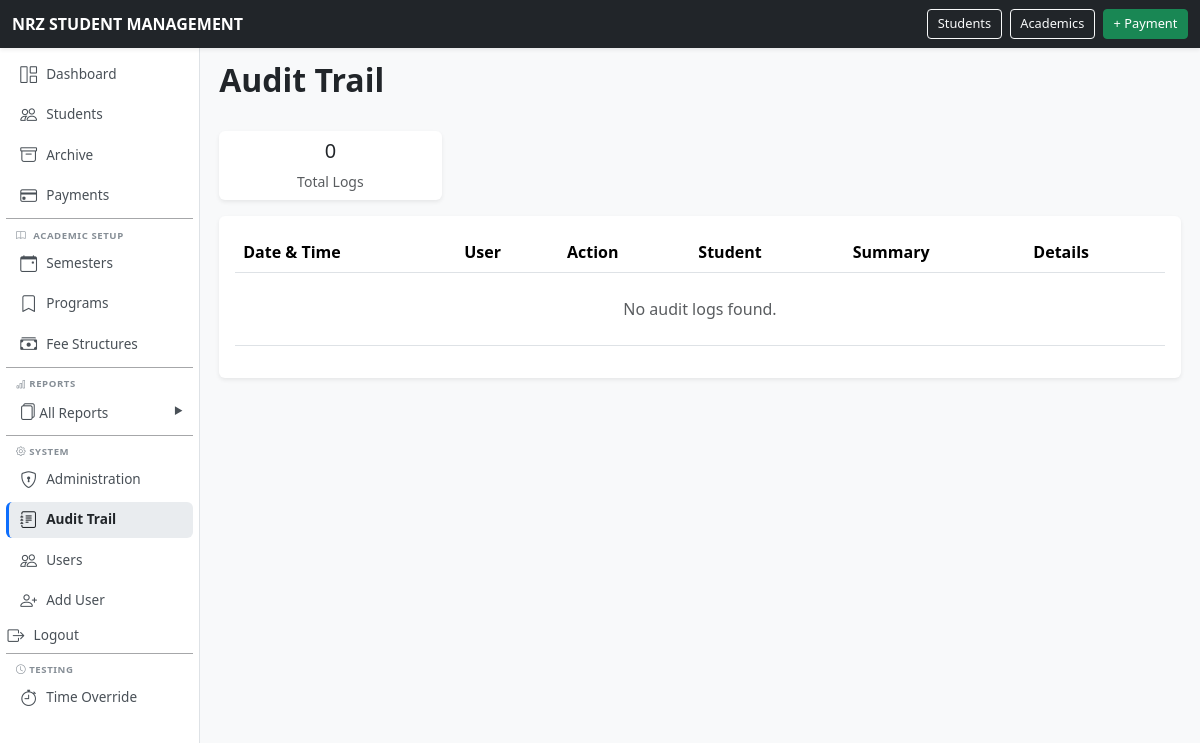
Page /audit-log/ (signed in) on the earlier database version.
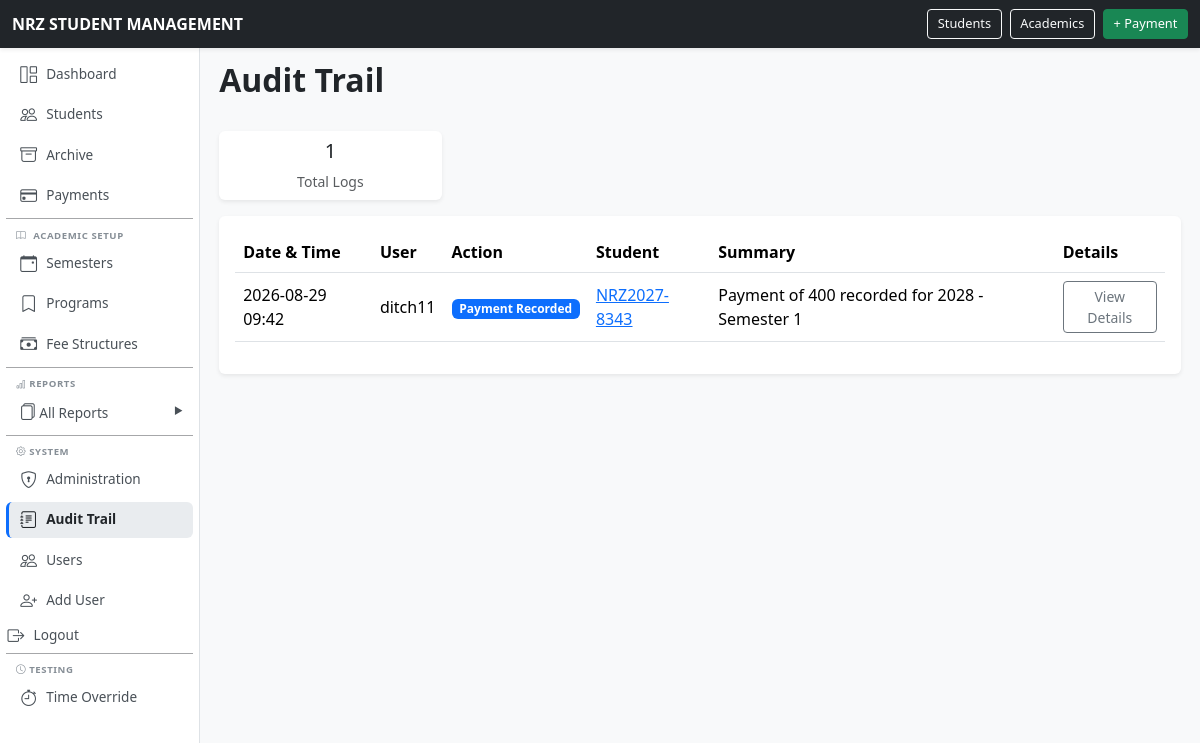
Same page on the later database version.
### school/models.py (models this page shows, shortened)
class AuditLog(models.Model):
    ACTION_CHOICES = [
        ('REGISTER', 'Student Registration'),
        ('STATUS_CHANGE', 'Status Change'),
        ('PAYMENT', 'Payment Recorded'),
        ('WITHDRAWAL', 'Withdrawal Adjustment'),
        ('FEE_STRUCTURE', 'Fee Structure Change'),
        ('ENROLLMENT', 'Enrollment Change'),
        ('OTHER', 'Other'),
    ]
    CATEGORY_CHOICES = [
        ('STUDENT', 'Student'),
        ('FINANCIAL', 'Financial'),
        ('SYSTEM', 'System'),
    ]
    user = models.ForeignKey(
        settings.AUTH_USER_MODEL,
        on_delete=models.SET_NULL,
        null=True,
        blank=True
    )
    action = models.CharField(max_length=20, choices=ACTION_CHOICES)
    student = models.ForeignKey(
        'Student',
        on_delete=models.SET_NULL,
        null=True,
        blank=True
    )
    timestamp = models.DateTimeField(auto_now_add=True)
    summary = models.CharField(max_length=255)
    details = models.JSONField(default=dict, blank=True)
    category = models.CharField(max_length=20, choices=CATEGORY_CHOICES, default='STUDENT')
    class Meta:
        ordering = ['-timestamp']

class Student(models.Model):
    ACTIVE = "ACTIVE"
    DEFERRED = "DEFERRED"
    WITHDRAWN = "WITHDRAWN"
    COMPLETED = "COMPLETED"
    STATUS_CHOICES = [
        (ACTIVE, "Active"),
        (DEFERRED, "Deferred"),
        (WITHDRAWN, "Withdrawn"),
        (COMPLETED, "Completed"),
    ]
    student_number = models.CharField(
        max_length=30,
        unique=True,
    )
    first_name = models.CharField(
        max_length=100,
    )
    national_id = models.CharField(
        max_length=100,
    )
    last_name = models.CharField(
        max_length=100,
    )
    date_of_birth = models.DateField(
        null=True,
        blank=True,
    )
    gender = models.CharField(
        max_length=20,
        blank=True,
    )
    guardian_name = models.CharField(
        max_length=150,
        blank=True,
    )
    guardian_phone = models.CharField(
        max_length=30,
        blank=True,
    )
    student_phone = models.CharField(
        max_length=30,
        blank=True ,
    )
    address = models.TextField(
        blank=True,
    )
    program = models.ForeignKey(
        Program,
        on_delete=models.PROTECT,
        related_name="students",
    )
    intake_year = models.ForeignKey(
        AcademicYear,
        on_delete=models.PROTECT,
        related_name="students",
    )
    status = models.CharField(
        max_length=20,
        choices=STATUS_CHOICES,
        default=ACTIVE,
    )
    created_at = models.DateTimeField(
        auto_now_add=True,
    )
    class Meta:
        ordering = [
            "last_name",
            "first_name",
        ]
        permissions = [
            ("can_view_financial_reports", "Can view financial reports"),
            ("can_view_outstanding_reports", "Can view outstanding balances"),
            ("can_record_payments", "Can record payments"),
        ]

### school/views.py (the view)
# urls.py: path("audit-log/", views.audit_log_list, name="audit_log_list"),
@permission_required("school.view_auditlog", raise_exception=True)
def audit_log_list(request):
    from school.models import AuditLog
    logs = AuditLog.objects.select_related("user", "student").all()
    paginator = Paginator(logs, 7)
    page_obj = paginator.get_page(request.GET.get("page"))
    context = {
        "page_obj": page_obj,
    }
    return render(request, "school/audit_log_list.html", context)

### school/context_processors.py (called while the page is built)
def time_override_enabled(request):
    return {
        'ENABLE_TIME_OVERRIDE': getattr(settings, 'ENABLE_TIME_OVERRIDE', False)
    }

### templates/school/audit_log_list.html (shortened to what this page needs)
{% extends "base.html" %}
{% block content %}
<div class="d-flex justify-content-between align-items-center mb-4">
    <h2 class="fw-bold">Audit Trail</h2>
</div>
<div class="row mb-3">
    <div class="col-md-3">
        <div class="card border-0 shadow-sm text-center p-2">
            <h5>{{ page_obj.paginator.count }}</h5>
            <small class="text-muted">Total Logs</small>
        </div>
    </div>
</div>
<div class="card border-0 shadow-sm">
    <div class="card-body">
        <div class="table-responsive">
            <table class="table table-hover align-middle">
                <thead>
                    <tr>
                        <th>Date & Time</th>
                        <th>User</th>
                        <th>Action</th>
                        <th>Student</th>
                        <th>Summary</th>
                        <th>Details</th>
                    </tr>
                </thead>
                <tbody>
                    {% for log in page_obj %}
                    <tr>
                        <td>{{ log.timestamp|date:"Y-m-d H:i" }}</td>
                        <td>{{ log.user.get_full_name|default:log.user.username|default:"System" }}</td>
                        <td>
                            <span class="badge
                                {% if log.action == 'REGISTER' %}text-bg-success
                                {% elif log.action == 'STATUS_CHANGE' %}text-bg-warning
                                {% elif log.action == 'PAYMENT' %}text-bg-primary
                                {% elif log.action == 'WITHDRAWAL' %}text-bg-danger
                                {% else %}text-bg-secondary{% endif %}">
                                {{ log.get_action_display }}
                            </span>
                        </td>
                        <td>
                            {% if log.student %}
                                <a href="{% url 'student_detail' log.student.pk %}">
                                    {{ log.student.student_number }}
                                </a>
                            {% else %}
                                —
                            {% endif %}
                        </td>
                        <td>{{ log.summary }}</td>
                        <td>
                            {% if log.details %}
                            <button class="btn btn-sm btn-outline-secondary" type="button"
                                    data-bs-toggle="collapse"
                                    data-bs-target="#details-{{ log.pk }}"
                                    aria-expanded="false"
                                    aria-controls="details-{{ log.pk }}">
                                View Details
                            </button>
                            {% else %}
                            —
                            {% endif %}
                        </td>
                    </tr>
                    {% empty %}
                    <tr>
                        <td colspan="6" class="text-center text-muted py-4">No audit logs found.</td>
                    </tr>
                    {% endfor %}
                </tbody>
            </table>
        </div>
    </div>
</div>
{% endblock %}

Differences in the rows shown:
added AuditLog: timestamp "2026-08-29 09:42", user.get_full_name "ditch11", action "Payment Recorded", student.student_number "NRZ2027-8343", summary "Payment of 400 recorded for 2028 - Semester 1"
Other differences:
{{ page_obj.paginator.count }}: "0" → "1"
text no longer shown: "No audit logs found."
